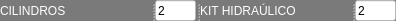
              <widget class="QSplitter" name="splitter_9">
               <property name="styleSheet">
                <string notr="true">background-color: rgb(122, 122, 122);

</string>
               </property>
               <property name="orientation">
                <enum>Qt::Horizontal</enum>
               </property>
               <widget class="QLabel" name="label_15">
                <property name="minimumSize">
                 <size>
                  <width>151</width>
                  <height>21</height>
                 </size>
                </property>
                <property name="maximumSize">
                 <size>
                  <width>151</width>
                  <height>16777215</height>
                 </size>
                </property>
                <property name="styleSheet">
                 <string notr="true">color: rgb(255, 255, 255);
font: 75 italic 8pt &quot;Arial&quot;;</string>
                </property>
                <property name="text">
                 <string>CILINDROS</string>
                </property>
               </widget>
               <widget class="QLineEdit" name="cilindros">
                <property name="minimumSize">
                 <size>
                  <width>41</width>
                  <height>21</height>
                 </size>
                </property>
                <property name="maximumSize">
                 <size>
                  <width>41</width>
                  <height>21</height>
                 </size>
                </property>
                <property name="styleSheet">
                 <string notr="true">background-color: rgb(255, 255, 255);</string>
                </property>
                <property name="text">
                 <string>2</string>
                </property>
               </widget>
               <widget class="QLabel" name="label_26">
                <property name="minimumSize">
                 <size>
                  <width>151</width>
                  <height>21</height>
                 </size>
                </property>
                <property name="maximumSize">
                 <size>
                  <width>151</width>
                  <height>16777215</height>
                 </size>
                </property>
                <property name="styleSheet">
                 <string notr="true">color: rgb(255, 255, 255);
font: 75 italic 8pt &quot;Arial&quot;;</string>
                </property>
                <property name="text">
                 <string>KIT HIDRAÚLICO</string>
                </property>
               </widget>
               <widget class="QLineEdit" name="kithid">
                <property name="minimumSize">
                 <size>
                  <width>41</width>
                  <height>21</height>
                 </size>
                </property>
                <property name="maximumSize">
                 <size>
                  <width>41</width>
                  <height>21</height>
                 </size>
                </property>
                <property name="styleSheet">
                 <string notr="true">background-color: rgb(255, 255, 255);</string>
                </property>
                <property name="text">
                 <string>2</string>
                </property>
               </widget>
              </widget>
